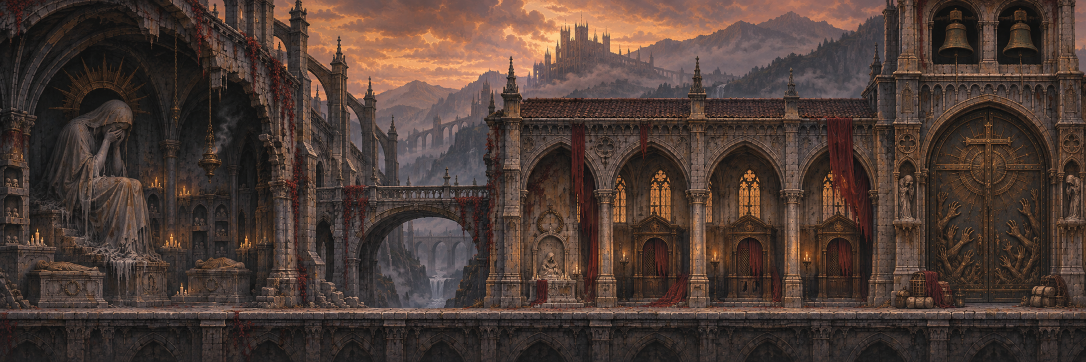
#> input picture assets/vespera_panorama.png, 2172 x 724 px, found by its file name (shown at 1/2 size)
$ python gerar_pranchas.py ../assets/animation/beatriz_combate.png ../assets/animation/beatriz_rituais.png ../assets/animation/carregador_executado.png
#> lines starting #> are read from the running program, lines starting #| are printed output that depends on the picture
#!/usr/bin/env python3
"""Monta as pranchas de conceito (1920 x 1080) a partir da arte real do jogo.
Uso: python3 pranchas.py <pasta do projeto> <pasta das capturas> <saida>
"""
import os, sys, random
from PIL import Image, ImageDraw, ImageFont, ImageFilter, ImageChops

P, CAPT, OUT = sys.argv[1], sys.argv[2], sys.argv[3]
os.makedirs(OUT, exist_ok=True)
A = os.path.join(P, "assets")
W, H = 1920, 1080
VINHO = (104, 22, 22)
TINTA = (52, 36, 26)
SEPIA = (110, 84, 58)
TIT = os.path.join(A, "title_font.ttf")
SERIF = "/usr/share/fonts/truetype/dejavu/DejaVuSerif.ttf"
SERIF_B = "/usr/share/fonts/truetype/dejavu/DejaVuSerif-Bold.ttf"
SERIF_I = "/usr/share/fonts/truetype/dejavu/DejaVuSerif-Italic.ttf"
for cand in (SERIF, SERIF_B, SERIF_I):
    assert os.path.exists(cand), cand
f = lambda path, s: ImageFont.truetype(path, s)


def pergaminho(seed):
#> called with seed = 1
    rnd = random.Random(seed)
    base = Image.new("RGB", (W, H), (226, 202, 160))
    ruido = Image.effect_noise((W // 4, H // 4), 34).resize((W, H), Image.BICUBIC).filter(ImageFilter.GaussianBlur(3))
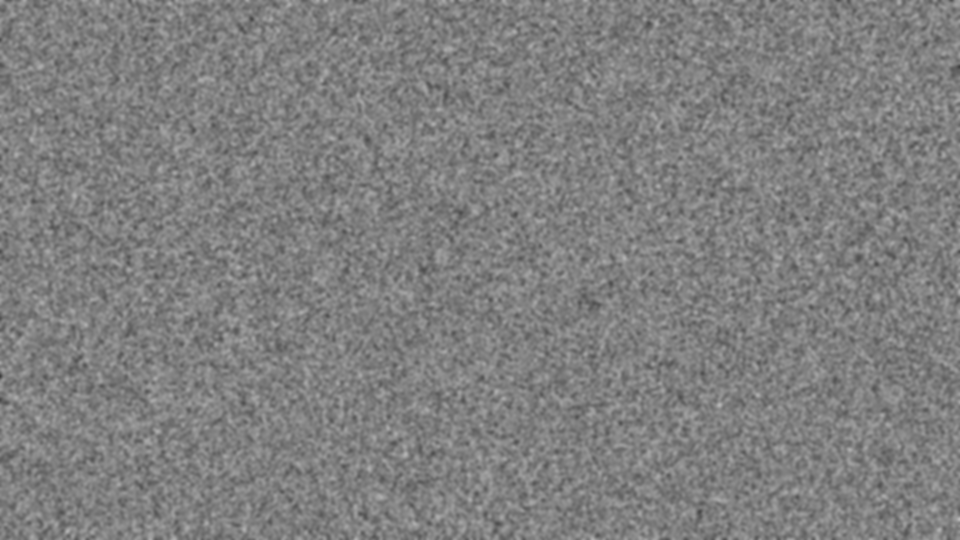
#> ruido: PIL image 1920x1080 L (shown at 1/2 size); min 58, max 190, mean 127.4
    manchas = Image.effect_noise((W // 40, H // 40), 60).resize((W, H), Image.BICUBIC).filter(ImageFilter.GaussianBlur(40))
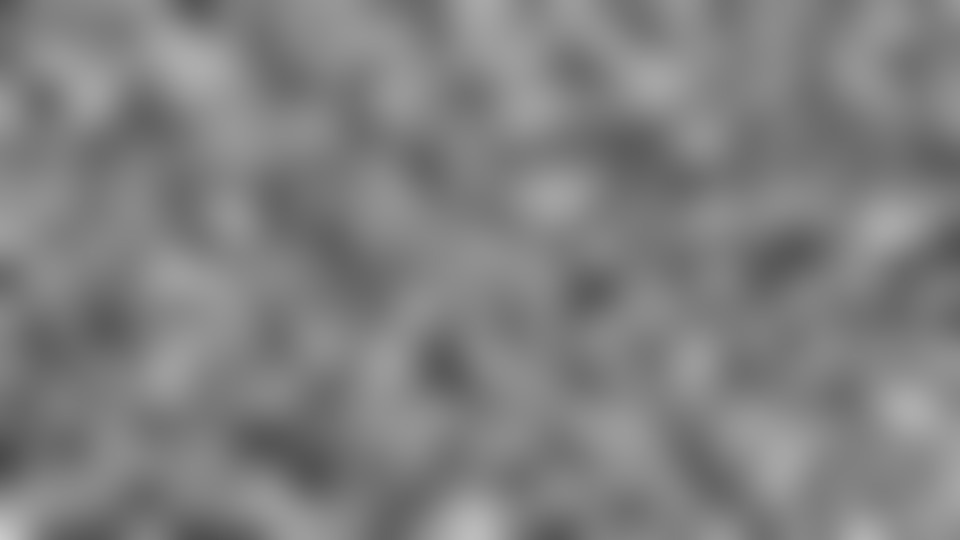
#> manchas: PIL image 1920x1080 L (shown at 1/2 size); min 75, max 202, mean 127.9
    base = ImageChops.multiply(base, Image.merge("RGB", [ruido.point(lambda v: 205 + (v - 128) // 3)] * 3))
    base = ImageChops.multiply(base, Image.merge("RGB", [manchas.point(lambda v: 190 + (v - 128) // 2)] * 3))
    # vinheta escura nas bordas
    vin = Image.new("L", (W, H), 0)
#> vin: PIL image 1920x1080 L; every value is 0
    d = ImageDraw.Draw(vin)
    d.rectangle((70, 60, W - 70, H - 60), fill=255)
    vin = vin.filter(ImageFilter.GaussianBlur(110))
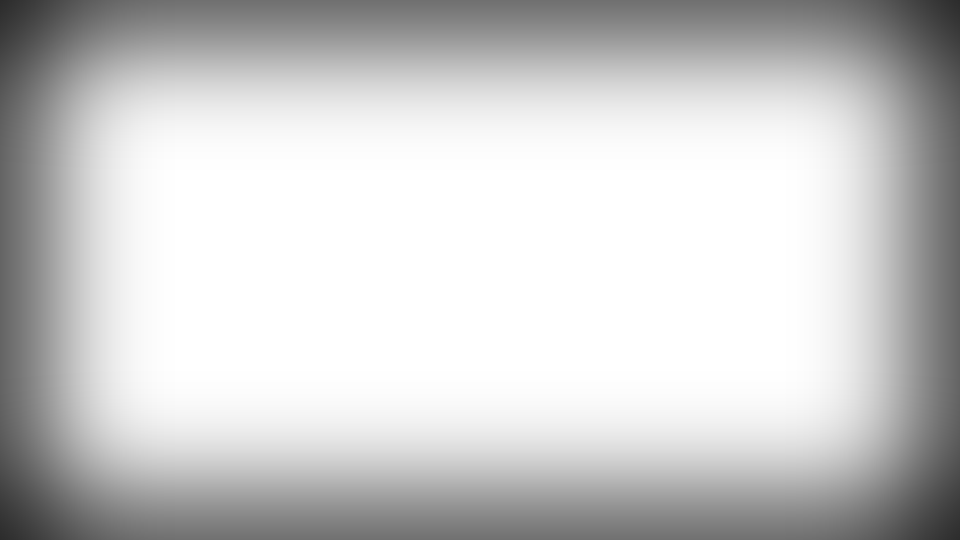
#> vin: PIL image 1920x1080 L (shown at 1/2 size); min 43, max 255, mean 202.2
    escuro = Image.new("RGB", (W, H), (58, 36, 24))
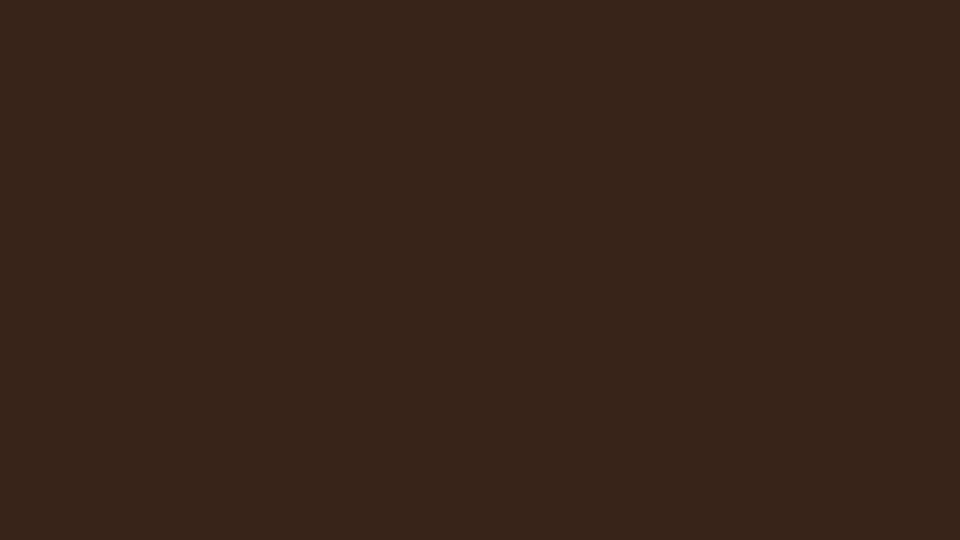
#> escuro: PIL image 1920x1080 RGB (shown at 1/2 size); mean R, G, B 58, 36, 24
    base = Image.composite(base, escuro, vin)
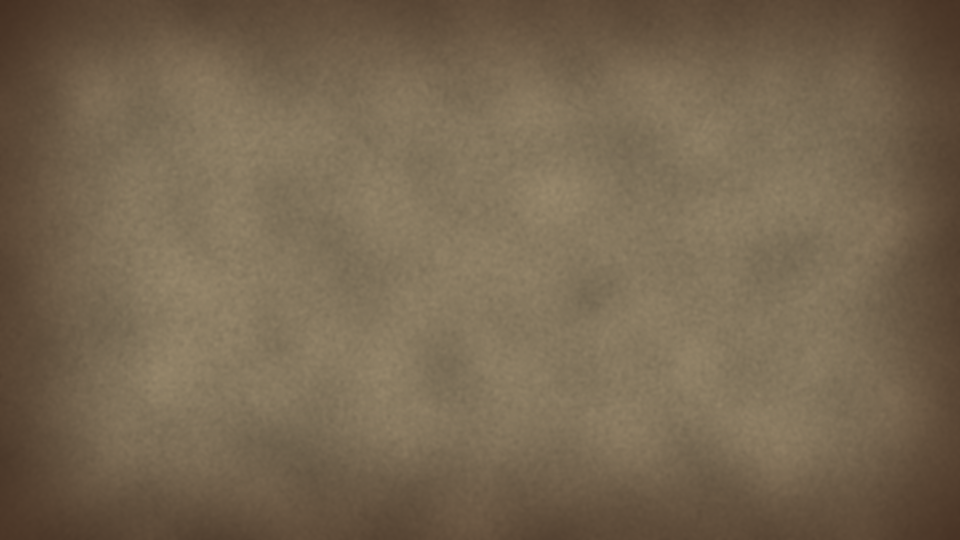
#> base: PIL image 1920x1080 RGB (shown at 1/2 size); mean R, G, B 118.1, 102.2, 79.9
    d = ImageDraw.Draw(base)
    # moldura dupla com cantoneiras
    d.rectangle((26, 26, W - 27, H - 27), outline=(60, 30, 22), width=4)
    d.rectangle((38, 38, W - 39, H - 39), outline=(96, 60, 40), width=1)
    for cx, cy in ((38, 38), (W - 39, 38), (38, H - 39), (W - 39, H - 39)):
        d.regular_polygon((cx, cy, 13), 4, rotation=45, fill=VINHO, outline=(40, 20, 14))
    for _ in range(26):  # respingos de tinta
        x, y, r = rnd.randint(60, W - 60), rnd.randint(60, H - 60), rnd.randint(1, 3)
        d.ellipse((x - r, y - r, x + r, y + r), fill=(90, 60, 40))
    return base


def titulo(img, texto, sub):
#> called with texto = 'CIDADE DA PENITÊNCIA'
    d = ImageDraw.Draw(img)
    fonte = f(TIT, 62)
    while d.textlength(texto, font=fonte) > 1250: fonte = f(TIT, fonte.size - 4)
#> this loop made 0 passes
    w = d.textlength(texto, font=fonte)
#> w = 734.6
    x = (W - w) / 2
#> x = 592.7
    d.text((x + 2, 60), texto, font=fonte, fill=(30, 14, 10))
    d.text((x, 58), texto, font=fonte, fill=VINHO)
    y = 58 + fonte.size // 2 + 6
    for lado in (-1, 1):
        x0 = W / 2 + lado * (w / 2 + 30)
        x1 = W / 2 + lado * (w / 2 + 230)
        d.line((x0, y, x1, y), fill=VINHO, width=2)
        d.regular_polygon((x1, y, 6), 4, rotation=45, fill=VINHO)
        d.regular_polygon((x0, y, 4), 4, rotation=45, fill=VINHO)
#> this loop made 2 passes
#> (x0, x1) on passes 1 to 2: (562.7, 362.7), (1357.3, 1557.3)
    fs = f(SERIF_I, 24)
    d.text(((W - d.textlength(sub, font=fs)) / 2, 134), sub, font=fs, fill=TINTA)


def moldura(img, caixa, rotulo=None):
    d = ImageDraw.Draw(img)
    x0, y0, x1, y1 = caixa
    d.rectangle((x0 - 7, y0 - 7, x1 + 6, y1 + 6), outline=(52, 26, 18), width=3)
    d.rectangle((x0 - 2, y0 - 2, x1 + 1, y1 + 1), outline=(150, 104, 60), width=1)
    if rotulo: etiqueta(img, (x0 + x1) // 2, y1 + 8, rotulo)


def etiqueta(img, cx, y, texto, fundo=VINHO):
    d = ImageDraw.Draw(img)
    fonte = f(SERIF_B, 17)
    w = d.textlength(texto, font=fonte) + 44
    d.rounded_rectangle((cx - w / 2, y, cx + w / 2, y + 32), radius=6, fill=fundo, outline=(40, 16, 12), width=2)
    d.text((cx - w / 2 + 22, y + 5), texto, font=fonte, fill=(236, 220, 190))


def encaixar(im, w, h, foco=(0.5, 0.5)):
    """Corta no formato w:h em torno do foco e redimensiona."""
    im = im.convert("RGB")
    r = w / h
    if im.width / im.height > r:
        nw = int(im.height * r); x = int((im.width - nw) * foco[0]); im = im.crop((x, 0, x + nw, im.height))
    else:
        nh = int(im.width / r); y = int((im.height - nh) * foco[1]); im = im.crop((0, y, im.width, y + nh))
    return im.resize((w, h), Image.LANCZOS)


# [60 lines left out: functions paleta, faixa_paleta, paragrafo, notas, quadro, figura and 1 more, not called in this run]


# ---------------------------------------------------------------- cenários
def prancha_cenario(n, chave, nome, sub, arte, captura, foco, itens):
    img = pergaminho(n)
    titulo(img, nome, sub)
    pint = Image.open(os.path.join(A, arte))
#> pint is the input picture: PIL image 2172x724 RGB; mean R, G, B 76.6, 59.9, 53.1
    grande = (70, 190, 70 + 1130, 190 + 560)
    img.paste(encaixar(pint, 1130, 560, foco), grande[:2]); moldura(img, grande, "PINTURA DO CENÁRIO")
#> in encaixar, `return im.resize((w, h), Image.LANCZOS)`:
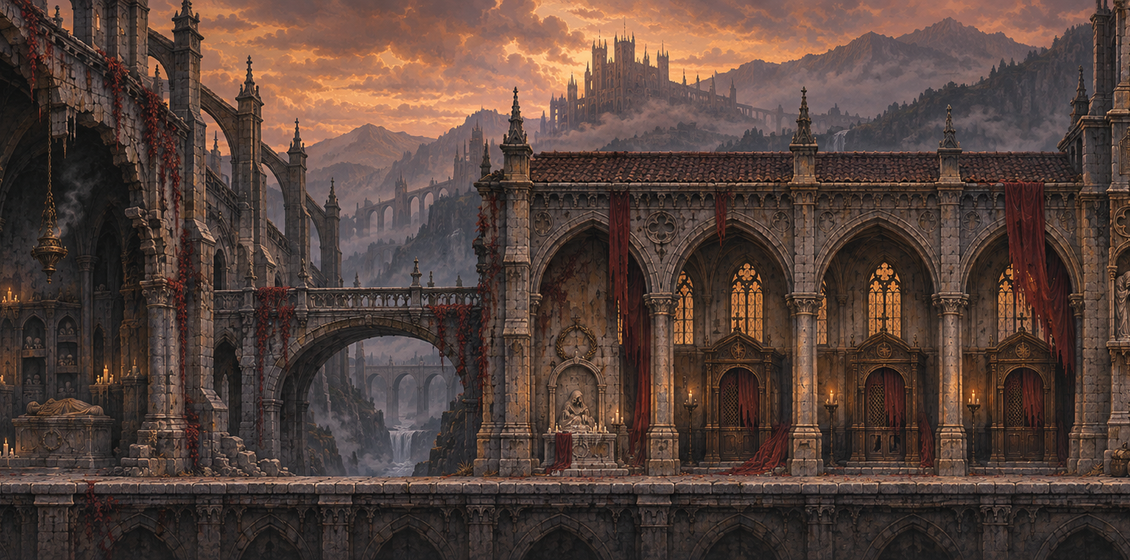
#> returned value: PIL image 1130x560 RGB; mean R, G, B 85.1, 66, 58.7
#> after `img.paste(encaixar(pint, 1130, 560, foco), grande[:2])`:
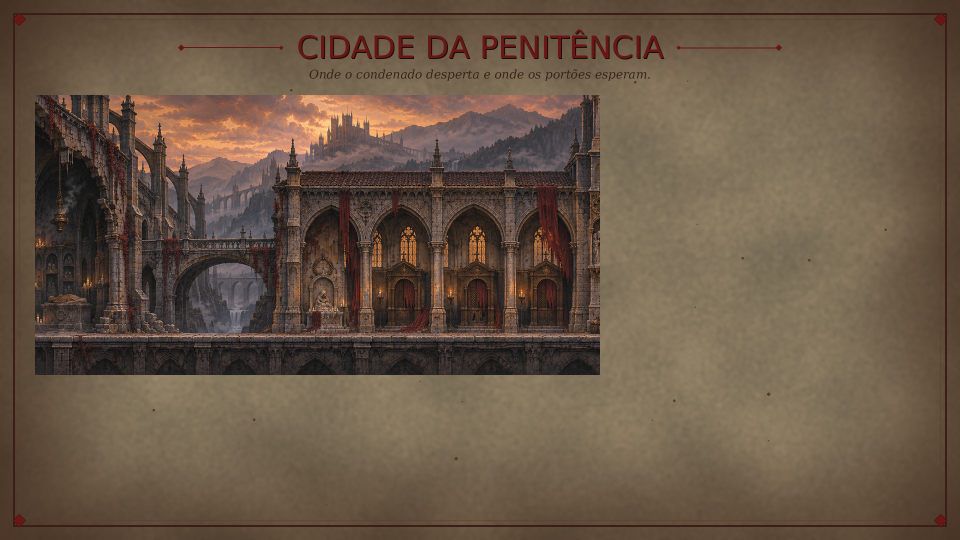
#> img: PIL image 1920x1080 RGB (shown at 1/2 size); mean R, G, B 103.8, 86, 69.2
#> in etiqueta, `w = d.textlength(texto, font=fonte) + 44`: w = 268.6
#> (the run stopped early here; a loop or call above may not have finished)
